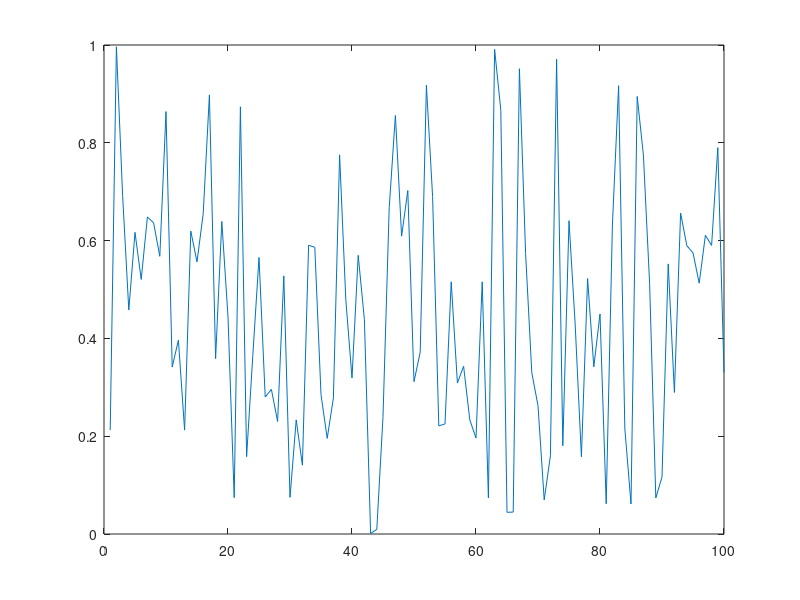

Source code (MATLAB): (Note: this script raises an error after producing the figure.)
% The Hurst exponent
%--------------------------------------------------------------------------
% The first 20 lines of code are a small test driver.
% You can delete or comment out this part when you are done validating the 
% function to your satisfaction.
%
% Bill Davidson, quellen@yahoo.com
% 13 Nov 2005
%function []=hurst_exponent()
disp('testing Hurst calculation');
n=100;
data=rand(1,n);
plot(data);
hurst=estimate_hurst_exponent(data);
[s,err]=sprintf('Hurst exponent = %.2f',hurst);disp(s);
%--------------------------------------------------------------------------
% This function does dispersional analysis on a data series, then does a 
% Matlab polyfit to a log-log plot to estimate the Hurst exponent of the 
% series.
%
% This algorithm is far faster than a full-blown implementation of Hurst's
% algorithm.  I got the idea from a 2000 PhD dissertation by Hendrik J 
% Blok, and I make no guarantees whatsoever about the rigor of this approach
% or the accuracy of results.  Use it at your own risk.
%
% Bill Davidson
% 21 Oct 2003
function [hurst] = estimate_hurst_exponent(data0)   % data set
data=data0;         % make a local copy
[M,npoints]=size(data0);
yvals=zeros(1,npoints);
xvals=zeros(1,npoints);
data2=zeros(1,npoints);
index=0;
binsize=1;
while npoints>4
    
    y=std(data);
    index=index+1;
    xvals(index)=binsize;
    yvals(index)=binsize*y;
    
    npoints=fix(npoints/2);
    binsize=binsize*2;
    for ipoints=1:npoints % average adjacent points in pairs
        data2(ipoints)=(data(2*ipoints)+data((2*ipoints)-1))*0.5;
    end
    data=data2(1:npoints);
    
end % while
xvals=xvals(1:index);
yvals=yvals(1:index);
logx=log(xvals);
logy=log(yvals);
p2=polyfit(logx,logy,1);
hurst=p2(1); % Hurst exponent is the slope of the linear fit of log-log plot
end
